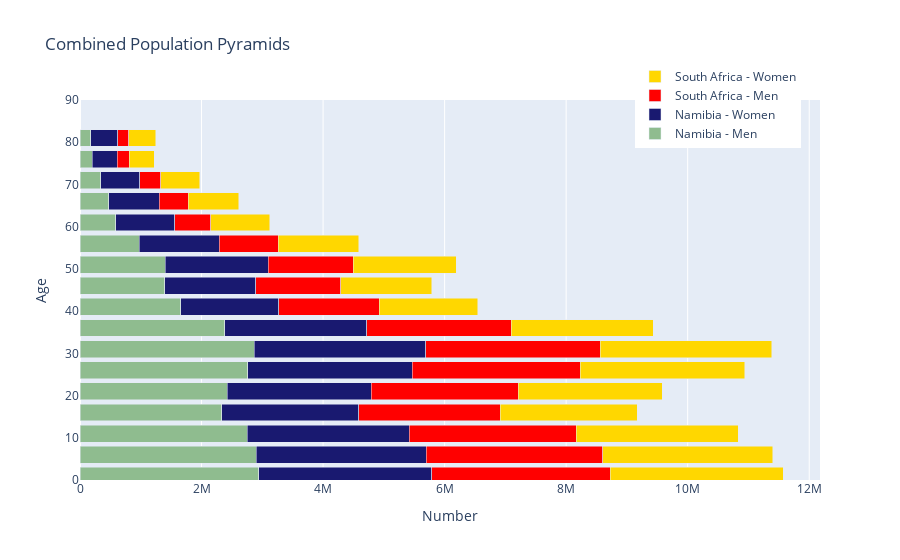

The notebook cell saved with this chart:
### Code cell
import plotly.offline as py
import plotly.graph_objs as go
import pandas as pd
import numpy as np

py.init_notebook_mode(connected=True)

# Namibia Population Pyramid
layout_namibia = go.Layout(barmode='overlay',
                           yaxis=go.layout.YAxis(range=[0, 90], title='Age'),
                           xaxis=go.layout.XAxis(title='Number'),
                           title='Namibia Population Pyramid')

year_namibia = range (2020,1960,-20)

bins_NAM = [go.Bar(x = df.loc[str(year),:].filter(regex="Male").values,
                       y=[int(s[:2]) + 1 for s in age_ranges],
                       orientation='h',
                       name='Namibia - Men',
                       marker=dict(color='darkseagreen'),
                       hoverinfo='skip'),

                go.Bar(x = df.loc[str(year),:].filter(regex="Female").values,
                       y=[int(s[:2]) + 1 for s in age_ranges],
                       orientation='h',
                       name='Namibia - Women',
                       marker=dict(color='midnightblue'),
                       hoverinfo='skip',
                       )
                ]

# South Africa Population Pyramid
layout_south_africa = go.Layout(barmode='overlay',
                                yaxis=go.layout.YAxis(range=[0, 90], title='Age'),
                                xaxis=go.layout.XAxis(title='Number'),
                                title='South Africa Population Pyramid')

year_south_africa = 2020

bins_SSF = [go.Bar(x = df.loc[str(year),:].filter(regex="Male").values,
                            y=[int(s[:2]) + 1 for s in age_ranges],
                            orientation='h',
                            name='South Africa - Men',
                            marker=dict(color='red'),
                            hoverinfo='skip'),

                     go.Bar(x = df.loc[str(year),:].filter(regex="Female").values,
                            y=[int(s[:2]) + 1 for s in age_ranges],
                            orientation='h',
                            name='South Africa - Women',
                            marker=dict(color='gold'),
                            hoverinfo='skip',
                            )
                     ]

# Combine Namibia and South Africa Population Pyramids
fig = go.Figure(data=bins_NAM + bins_SSF, layout=go.Layout(barmode='stack',
                                                                        yaxis=go.layout.YAxis(
                                                                            range=[0, 90], title='Age'),
                                                                        xaxis=go.layout.XAxis(title='Number'),
                                                                        title='Combined Population Pyramids'))

# Add a legend
fig.update_layout(legend=dict(x=0.75, y=1.1))

# Show the plot
py.iplot(fig)

### Figure 1 — Plotly figure (JSON) as saved in the notebook; plotly's stock layout.template omitted (floating-point values rounded to 4 significant figures)
{"data": [{"hoverinfo": "skip", "marker": {"color": "darkseagreen"}, "name": "Namibia - Men", "orientation": "h", "type": "bar", "x": [2943869, 2901931, 2753974, 2331167, 2424376, 2761160, 2870783, 2380385, 1654462, 1394163, 1399527, 971913, 589805, 477104, 344200, 203018, 178949], "y": [1, 6, 11, 16, 21, 26, 31, 36, 41, 46, 51, 56, 61, 66, 71, 76, 81]}, {"hoverinfo": "skip", "marker": {"color": "midnightblue"}, "name": "Namibia - Women", "orientation": "h", "type": "bar", "x": [2840382, 2798835, 2660490, 2252086, 2366586, 2709949, 2819281, 2337648, 1619533, 1501805, 1698176, 1321598, 969617, 828009, 642663, 408430, 446059], "y": [1, 6, 11, 16, 21, 26, 31, 36, 41, 46, 51, 56, 61, 66, 71, 76, 81]}, {"hoverinfo": "skip", "marker": {"color": "red"}, "name": "South Africa - Men", "orientation": "h", "type": "bar", "x": [2943869, 2901931, 2753974, 2331167, 2424376, 2761160, 2870783, 2380385, 1654462, 1394163, 1399527, 971913, 589805, 477104, 344200, 203018, 178949], "y": [1, 6, 11, 16, 21, 26, 31, 36, 41, 46, 51, 56, 61, 66, 71, 76, 81]}, {"hoverinfo": "skip", "marker": {"color": "gold"}, "name": "South Africa - Women", "orientation": "h", "type": "bar", "x": [2840382, 2798835, 2660490, 2252086, 2366586, 2709949, 2819281, 2337648, 1619533, 1501805, 1698176, 1321598, 969617, 828009, 642663, 408430, 446059], "y": [1, 6, 11, 16, 21, 26, 31, 36, 41, 46, 51, 56, 61, 66, 71, 76, 81]}], "layout": {"autosize": true, "barmode": "stack", "legend": {"x": 0.75, "y": 1.1}, "title": {"text": "Combined Population Pyramids"}, "xaxis": {"autorange": true, "range": [0, 12180000.0], "title": {"text": "Number"}, "type": "linear"}, "yaxis": {"range": [0, 90], "title": {"text": "Age"}, "type": "linear"}}}
